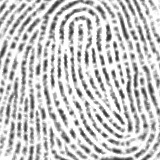
#> input picture fingerprint_dataset/real_data/00001.bmp, 160 x 160 px, found by its file name
$ python feature_extraction.py
#> lines starting #> are read from the running program, lines starting #| are printed output that depends on the picture
import cv2
import numpy as np

# Define paths based on the project structure
image_path = "fingerprint_dataset/real_data/00001.bmp"

# Load a sample fingerprint image
image = cv2.imread(image_path, cv2.IMREAD_GRAYSCALE)
#> image is the input picture: shape (160, 160); min 54, max 255, mean 198.9

# Thresholding: Convert the image to binary
_, binary_image = cv2.threshold(image, 128, 255, cv2.THRESH_BINARY)
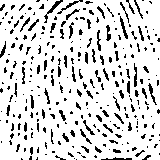
#> binary_image: shape (160, 160); 85% white; black in thin lines or dots

# Edge Detection: Use Canny edge detector
edges = cv2.Canny(image, 100, 200)
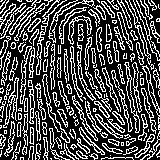
#> edges: shape (160, 160); 30.7% white in thin lines or dots

# Visualize the results
cv2.imshow("Original Image", image)
cv2.imshow("Binary Image", binary_image)
cv2.imshow("Edges", edges)

# Wait for a key press and then close the windows
cv2.waitKey(0)
cv2.destroyAllWindows()

$ run again, with fingerprint_dataset/real_data/00000.bmp copied over fingerprint_dataset/real_data/00001.bmp
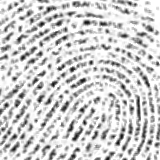
#> input picture fingerprint_dataset/real_data/00000.bmp, 160 x 160 px, found by its file name
#> image is the input picture: shape (160, 160); min 18, max 255, mean 205.8
#> `_, binary_image = cv2.threshold(image, 128, 255, cv2.THRESH_BINARY)`:
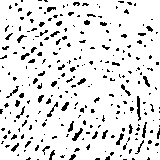
#> binary_image: shape (160, 160); 89.1% white; black in thin lines or dots
#> `edges = cv2.Canny(image, 100, 200)`:
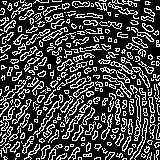
#> edges: shape (160, 160); 28.4% white in thin lines or dots

$ run again, with fingerprint_dataset/real_data/00002.bmp copied over fingerprint_dataset/real_data/00001.bmp
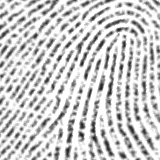
#> input picture fingerprint_dataset/real_data/00002.bmp, 160 x 160 px, found by its file name
#> image is the input picture: shape (160, 160); min 33, max 255, mean 203.7
#> `_, binary_image = cv2.threshold(image, 128, 255, cv2.THRESH_BINARY)`:
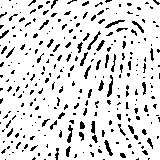
#> binary_image: shape (160, 160); 87.1% white; black in thin lines or dots
#> `edges = cv2.Canny(image, 100, 200)`:
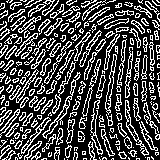
#> edges: shape (160, 160); 29.3% white in thin lines or dots

$ run again, with fingerprint_dataset/real_data/00003.bmp copied over fingerprint_dataset/real_data/00001.bmp
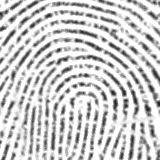
#> input picture fingerprint_dataset/real_data/00003.bmp, 160 x 160 px, found by its file name
#> image is the input picture: shape (160, 160); min 31, max 255, mean 203.8
#> `_, binary_image = cv2.threshold(image, 128, 255, cv2.THRESH_BINARY)`:
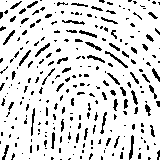
#> binary_image: shape (160, 160); 86% white; black in thin lines or dots
#> `edges = cv2.Canny(image, 100, 200)`:
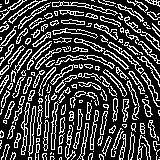
#> edges: shape (160, 160); 26.8% white in thin lines or dots
